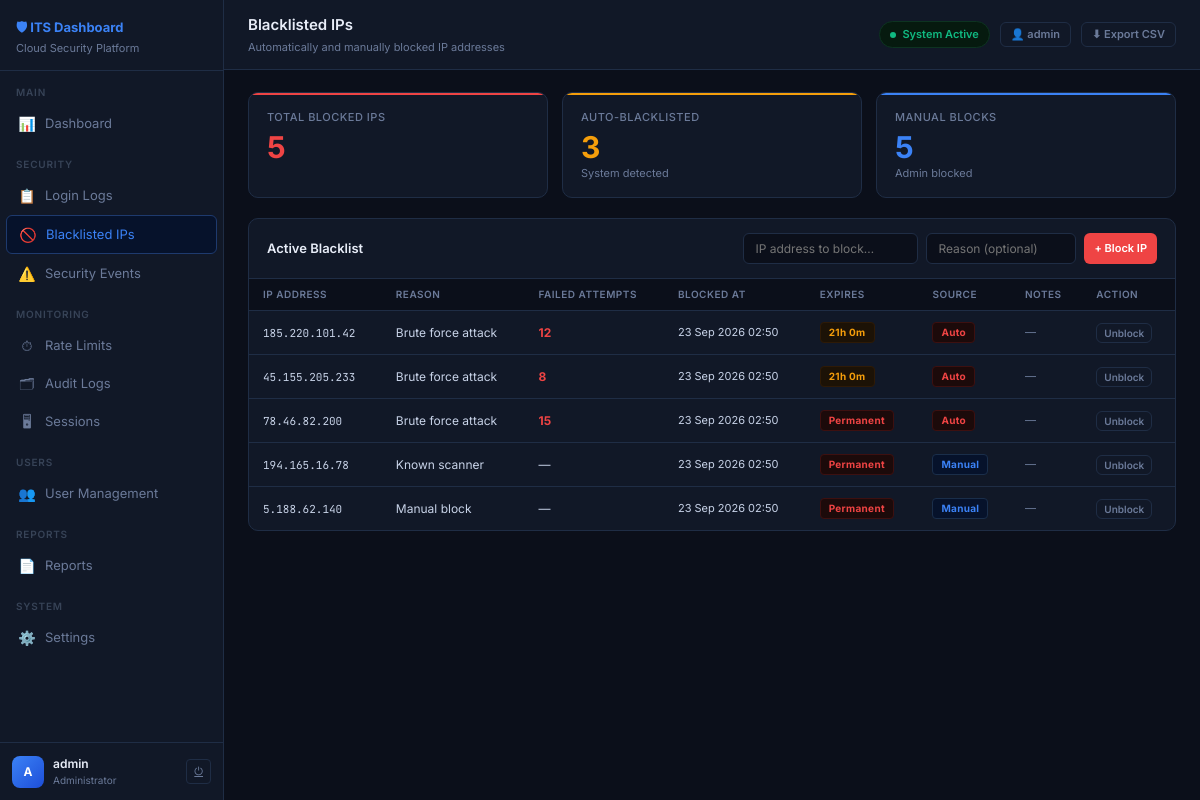
/blacklist/ (signed in), run on the app's committed database.
### dashboard/models.py (models this page shows, shortened)
class UserProfile(models.Model):
    ROLE_CHOICES = [
        ('ADMIN',    'Administrator'),
        ('ANALYST',  'Security Analyst'),
        ('VIEWER',   'Viewer'),
    ]
    STATUS_CHOICES = [
        ('PENDING',   'Pending Approval'),
        ('ACTIVE',    'Active'),
        ('SUSPENDED', 'Suspended'),
        ('REJECTED',  'Rejected'),
    ]
    user          = models.OneToOneField(User, on_delete=models.CASCADE, related_name='profile')
    role          = models.CharField(max_length=10, choices=ROLE_CHOICES, default='VIEWER')
    status        = models.CharField(max_length=10, choices=STATUS_CHOICES, default='PENDING')
    phone         = models.CharField(max_length=20, blank=True)
    department    = models.CharField(max_length=100, blank=True)
    bio           = models.TextField(blank=True)
    avatar_initials = models.CharField(max_length=2, blank=True)
    registered_at = models.DateTimeField(default=timezone.now)
    approved_at   = models.DateTimeField(null=True, blank=True)
    approved_by   = models.ForeignKey(User, null=True, blank=True, on_delete=models.SET_NULL, related_name='approvals')
    last_seen     = models.DateTimeField(null=True, blank=True)
    known_ips     = models.TextField(blank=True, help_text="Comma-separated list of known IPs")
    class Meta:
        ordering = ['-registered_at']

class BlacklistedIP(models.Model):
    SOURCE_CHOICES = [('AUTO','Automatic'),('MANUAL','Manual')]
    REASON_CHOICES = [
        ('BRUTE_FORCE',   'Brute force attack'),
        ('RATE_LIMIT',    'Rate limit violation'),
        ('CRED_STUFFING', 'Credential stuffing'),
        ('MANUAL',        'Manual block'),
        ('SCANNER',       'Known scanner'),
        ('NEW_IP_ABUSE',  'New IP abuse'),
    ]
    ip_address      = models.GenericIPAddressField(unique=True)
    reason          = models.CharField(max_length=20, choices=REASON_CHOICES)
    failed_attempts = models.IntegerField(default=0)
    source          = models.CharField(max_length=10, choices=SOURCE_CHOICES, default='AUTO')
    blocked_at      = models.DateTimeField(default=timezone.now)
    expires_at      = models.DateTimeField(null=True, blank=True)
    is_permanent    = models.BooleanField(default=False)
    notes           = models.TextField(blank=True)
    added_by        = models.ForeignKey(User, null=True, blank=True, on_delete=models.SET_NULL)
    class Meta:
        ordering = ['-blocked_at']
    @property
    def expires_display(self):
        if self.is_permanent:
            return 'Permanent'
        if self.expires_at:
            diff = self.expires_at - timezone.now()
            if diff.total_seconds() < 0:
                return 'Expired'
            hours = int(diff.total_seconds() // 3600)
            mins  = int((diff.total_seconds() % 3600) // 60)
            if hours >= 24:
                return f"{hours//24}d"
            if hours > 0:
                return f"{hours}h {mins}m"
            return f"{mins}m"
        return 'Unknown'

### dashboard/views.py (the view)
# urls.py: path('blacklist/',           views.blacklist,         name='blacklist'),
@login_required
@analyst_required
def blacklist(request):
    entries    = BlacklistedIP.objects.all()
    auto_count = entries.filter(source='AUTO').count()
    return render(request, 'dashboard/blacklist.html', {
        'page':'blacklist','entries':entries,
        'total':entries.count(),'auto_count':auto_count,
    })

### dashboard/models.py (called while the page is built)
    @classmethod
    def get(cls, key, default=''):
        try:
            return cls.objects.get(key=key).value
        except cls.DoesNotExist:
            return default

### dashboard/views.py (called while the page is built)
def ensure_profile(user):
    profile, created = UserProfile.objects.get_or_create(user=user)
    if created:
        profile.role   = 'ADMIN' if user.is_superuser else 'VIEWER'
        profile.status = 'ACTIVE'
        profile.save()
    return profile

def analyst_required(view_func):
    @wraps(view_func)
    def wrapper(request, *args, **kwargs):
        if not request.user.is_authenticated:
            return redirect('login')
        profile = ensure_profile(request.user)
        if profile.role not in ('ADMIN','ANALYST') and not request.user.is_superuser:
            return render(request, 'dashboard/403.html', status=403)
        return view_func(request, *args, **kwargs)
    return wrapper

### dashboard/templates/dashboard/blacklist.html (shortened to what this page needs)
{% extends 'dashboard/base.html' %}
{% block topbar_title %}Blacklisted IPs{% endblock %}
{% block topbar_sub %}Automatically and manually blocked IP addresses{% endblock %}
{% block topbar_actions %}<a href="{% url 'export_csv' 'blacklist' %}" class="btn btn-ghost btn-sm">⬇ Export CSV</a>{% endblock %}
{% block content %}
<div class="stat-grid cols3">
  <div class="stat-card s-red"><div class="stat-label">Total Blocked IPs</div><div class="stat-value c-red">{{ total }}</div></div>
  <div class="stat-card s-yellow"><div class="stat-label">Auto-Blacklisted</div><div class="stat-value c-yellow">{{ auto_count }}</div><div class="stat-meta c-dim">System detected</div></div>
  <div class="stat-card s-blue"><div class="stat-label">Manual Blocks</div><div class="stat-value c-blue">{{ total|add:0|add:0 }}</div><div class="stat-meta c-dim">Admin blocked</div></div>
</div>
<div class="card">
  <div class="card-header">
    <span class="card-title">Active Blacklist</span>
    <form method="post" action="{% url 'blacklist_add' %}" style="display:flex;gap:8px;">
      <input class="input" name="ip" placeholder="IP address to block…" style="width:175px;" required>
      <input class="input" name="notes" placeholder="Reason (optional)" style="width:150px;">
      <button class="btn btn-danger btn-sm" type="submit">+ Block IP</button>
    </form>
  </div>
  <table>
    <thead><tr><th>IP Address</th><th>Reason</th><th>Failed Attempts</th><th>Blocked At</th><th>Expires</th><th>Source</th><th>Notes</th><th>Action</th></tr></thead>
    <tbody>
    {% for entry in entries %}
    <tr>
      <td><span class="mono">{{ entry.ip_address }}</span></td>
      <td>{{ entry.get_reason_display }}</td>
      <td style="color:{% if entry.failed_attempts >= 8 %}var(--red){% elif entry.failed_attempts >= 4 %}var(--yellow){% else %}var(--text){% endif %};font-weight:{% if entry.failed_attempts >= 5 %}700{% else %}400{% endif %};">{% if entry.failed_attempts %}{{ entry.failed_attempts }}{% else %}—{% endif %}</td>
      <td style="font-size:11px;">{{ entry.blocked_at|date:"d M Y H:i" }}</td>
      <td>{% if entry.is_permanent %}<span class="tag tag-red">Permanent</span>{% else %}<span class="tag tag-yellow">{{ entry.expires_display }}</span>{% endif %}</td>
      <td>{% if entry.source == 'AUTO' %}<span class="tag tag-red">Auto</span>{% else %}<span class="tag tag-blue">Manual</span>{% endif %}</td>
      <td style="font-size:11px;color:var(--text-dim);">{{ entry.notes|default:"—"|truncatechars:30 }}</td>
      <td>
        <form method="post" action="{% url 'blacklist_remove' entry.pk %}" onsubmit="return confirm('Unblock {{ entry.ip_address }}?')">
          <button class="btn btn-ghost btn-xs" type="submit">Unblock</button>
        </form>
      </td>
    </tr>
    {% empty %}
    <tr><td colspan="8" style="text-align:center;color:var(--text-dim);padding:28px;">No IPs currently blacklisted.</td></tr>
    {% endfor %}
    </tbody>
  </table>
</div>
{% endblock %}

### dashboard/templates/dashboard/base.html (shortened to what this page needs)
<!DOCTYPE html>
<html lang="en">
<head>
</head>
<body>
<div id="app">
  <nav id="sidebar">
    <div class="sb-brand">
      <div class="sb-brand-name">🛡 ITS Dashboard</div>
      <div class="sb-brand-sub">Cloud Security Platform</div>
    </div>
    <div style="overflow-y:auto;flex:1;">
      <div class="nav-sec">Main</div>
      <a class="nav-item {% if page == 'dashboard' %}active{% endif %}" href="{% url 'dashboard' %}"><span class="nav-icon">📊</span><span>Dashboard</span></a>
      <div class="nav-sec">Security</div>
      <a class="nav-item {% if page == 'login_logs' %}active{% endif %}" href="{% url 'login_logs' %}"><span class="nav-icon">📋</span><span>Login Logs</span></a>
      <a class="nav-item {% if page == 'blacklist' %}active{% endif %}" href="{% url 'blacklist' %}"><span class="nav-icon">🚫</span><span>Blacklisted IPs</span></a>
      <a class="nav-item {% if page == 'events' %}active{% endif %}" href="{% url 'events' %}"><span class="nav-icon">⚠️</span><span>Security Events</span></a>
      <div class="nav-sec">Monitoring</div>
      <a class="nav-item {% if page == 'rate_limits' %}active{% endif %}" href="{% url 'rate_limits' %}"><span class="nav-icon">⏱</span><span>Rate Limits</span></a>
      <a class="nav-item {% if page == 'audit' %}active{% endif %}" href="{% url 'audit_logs' %}"><span class="nav-icon">🗂</span><span>Audit Logs</span></a>
      <a class="nav-item {% if page == 'sessions' %}active{% endif %}" href="{% url 'sessions' %}"><span class="nav-icon">🖥</span><span>Sessions</span></a>
      <div class="nav-sec">Users</div>
      <a class="nav-item {% if page == 'users' %}active{% endif %}" href="{% url 'user_list' %}">
        <span class="nav-icon">👥</span><span>User Management</span>
      </a>
      <div class="nav-sec">Reports</div>
      <a class="nav-item {% if page == 'reports' %}active{% endif %}" href="{% url 'reports' %}"><span class="nav-icon">📄</span><span>Reports</span></a>
      <div class="nav-sec">System</div>
      <a class="nav-item {% if page == 'settings' %}active{% endif %}" href="{% url 'settings' %}"><span class="nav-icon">⚙️</span><span>Settings</span></a>
    </div>
    <div class="sb-footer">
      <div class="admin-row">
        <div class="admin-av">{{ request.user.username|first|upper }}</div>
        <div style="min-width:0;">
          <div class="admin-name">{{ request.user.get_full_name|default:request.user.username }}</div>
          <div class="admin-role">{{ request.user.profile.get_role_display|default:"Admin" }}</div>
        </div>
        <a href="{% url 'logout' %}" class="logout-btn" title="Sign out">⏻</a>
      </div>
    </div>
  </nav>
  <div id="main">
    <div class="topbar">
      <div>
        <div class="topbar-title">{% block topbar_title %}Dashboard{% endblock %}</div>
        <div class="topbar-sub">{% block topbar_sub %}{% endblock %}</div>
      </div>
      <div class="topbar-right">
        <div class="status-pill"><div class="status-dot"></div>System Active</div>
        <a href="{% url 'profile' %}" class="btn btn-ghost btn-sm" title="My Profile">👤 {{ request.user.username }}</a>
        {% block topbar_actions %}{% endblock %}
      </div>
    </div>
    <div class="content" id="main-content">
      {% block content %}{% endblock %}
    </div>
  </div>
</div>
</body>
</html>

### data on the page
BlacklistedIP: ip_address "185.220.101.42", reason "Brute force attack", failed_attempts "12", blocked_at "23 Sep 2026 02:50", expires_display "21h 0m", source "Auto", notes "—"
BlacklistedIP: ip_address "45.155.205.233", reason "Brute force attack", failed_attempts "8", blocked_at "23 Sep 2026 02:50", expires_display "21h 0m", source "Auto", notes "—"
BlacklistedIP: ip_address "78.46.82.200", reason "Brute force attack", failed_attempts "15", blocked_at "23 Sep 2026 02:50", is_permanent "Permanent", source "Auto", notes "—"
BlacklistedIP: ip_address "194.165.16.78", reason "Known scanner", blocked_at "23 Sep 2026 02:50", is_permanent "Permanent", source "Manual", notes "—"
BlacklistedIP: ip_address "5.188.62.140", reason "Manual block", blocked_at "23 Sep 2026 02:50", is_permanent "Permanent", source "Manual", notes "—"

### other printed values
{{ request.user.username|first|upper }} "A"
{{ request.user.get_full_name|default:request.user.username }} "admin"
{{ request.user.profile.get_role_display|default:"Admin" }} "Administrator"
{{ request.user.username }} "admin"
{{ total }} "5"
{{ auto_count }} "3"
{{ total|add:0|add:0 }} "5"
